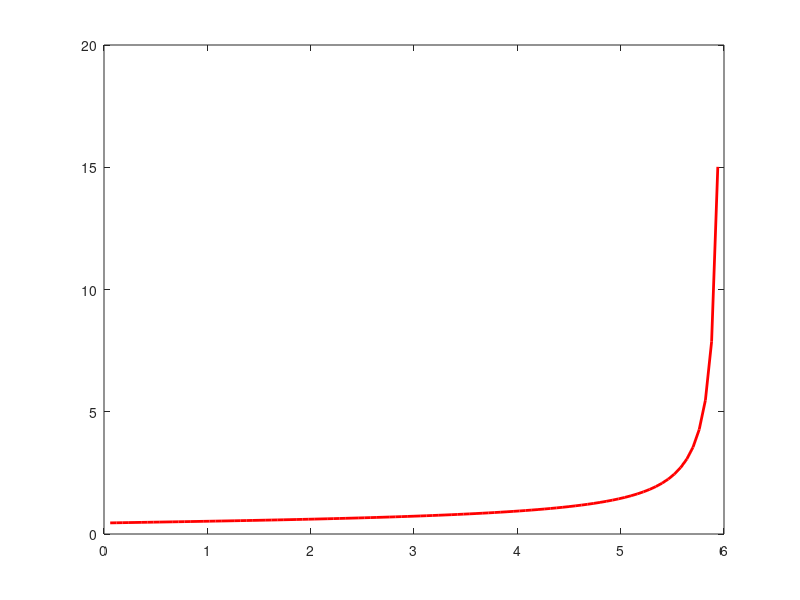

This chart was generated by the following MATLAB code:
clear all;
close all;
clc;

function [r,flag_ergodic] = intensities(lambda,mu)
  r(1)=lambda(1)/mu(1);
  r(2)=(lambda(2)+lambda(1)*2/7)/mu(2);
  r(3)=(4/7)*lambda(1)/mu(3);
  r(4)=(3/7)*lambda(1)/mu(4);
  r(5)=(lambda(2)+lambda(1)*4/7)/mu(5);
  flag_ergodic = 1;
  for i=1:5 
  display(i);
  display("and r(i) = ");
  display(r(i));
    if (r(i) >= 1)
      flag_ergodic=0;
    endif
  endfor
  disp(flag_ergodic);
endfunction


function [R] = mean_clients(lambda,mu)
  [r,flag_ergodic]=intensities(lambda, mu);
  R = r ./ (1-r);
endfunction  


lambda=[4,1];
mu=[6,5,8,7,6];

r = intensities(lambda,mu);
R = mean_clients(lambda,mu);
ET = sum(R)/sum(lambda);
display("Average delay time is ");
display(ET);


[bottleneck, maxposition] = max(R);
max_lambda = mu(maxposition);
display("Bottleneck queue is that of");
display(maxposition);
display("max lambda is");
display(max_lambda);


for i=1:99
  new_lambda = max_lambda*i/100;
  saved(i) = new_lambda;
  lambda = [new_lambda,1];
  ET(i) = sum(mean_clients(lambda,mu))/sum(lambda);
endfor
figure();
plot(saved,ET,"r","linewidth",2);

